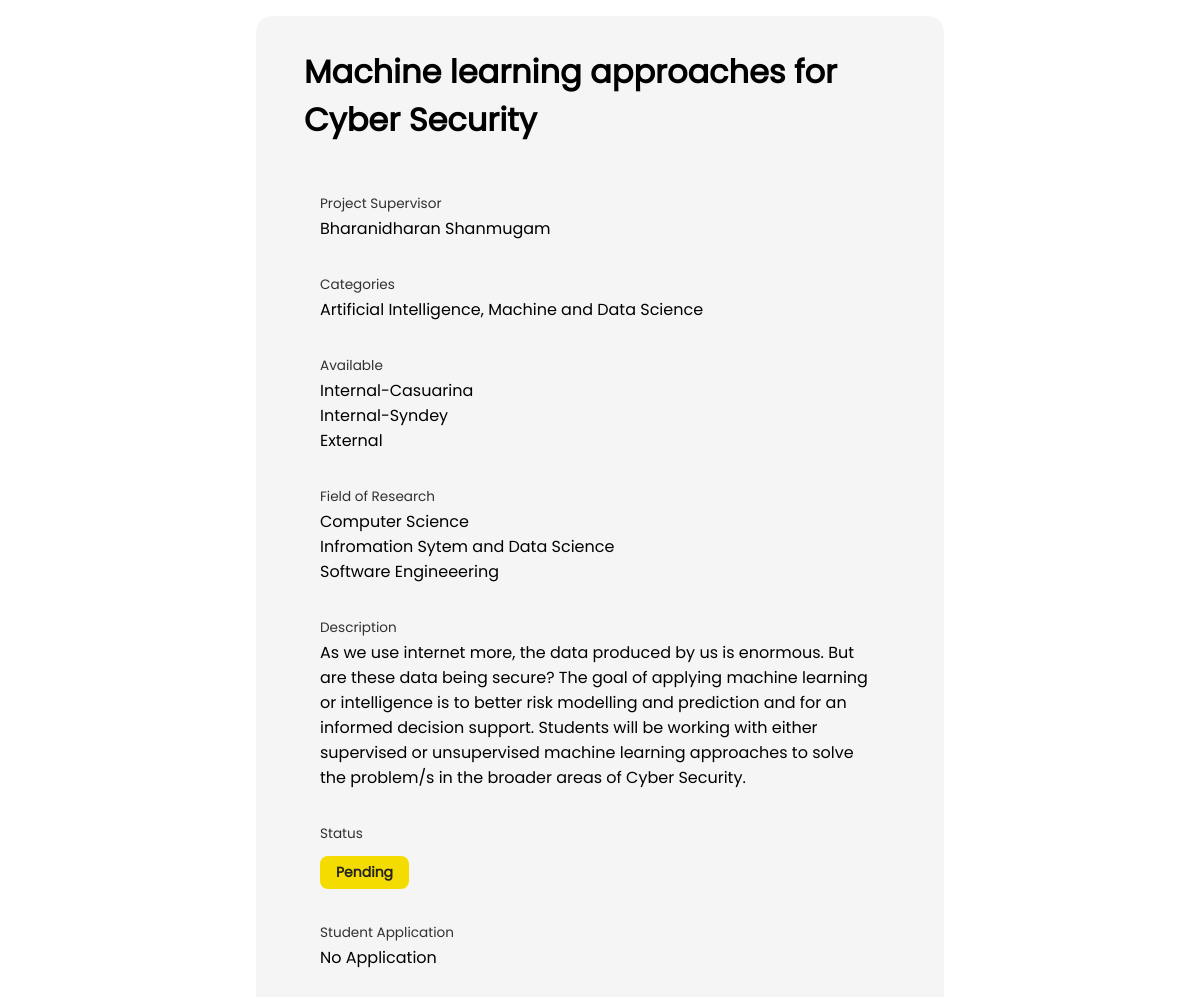
The app's page /supervisor/project/15/ (signed in) with its own data.
### core/models.py (models this page shows, shortened)
class Project(models.Model):
    topic_number = models.AutoField(primary_key=True)
    title = models.CharField(max_length=1024)
    description = models.TextField()
    supervisor = models.ForeignKey(CustomUser, on_delete=models.CASCADE)
    available_for = models.ManyToManyField(AvailableFor)
    categories = models.ManyToManyField(Category)
    fields_of_research = models.ManyToManyField(FieldResearch)
    is_approved = models.BooleanField(default=False)
    is_rejected = models.BooleanField(default=False)
    is_application_selected = models.BooleanField(default=False)

class Category(models.Model):
    title = models.CharField(max_length=255)

class AvailableFor(models.Model):
    title = models.CharField(max_length=255)

class FieldResearch(models.Model):
    title = models.CharField(max_length=255)

### core/views.py (the view, shortened to what this page needs)
# urls.py: path('<str:role>/project/<int:topic_number>/', view_single_project, name='view_single_project'),
@login_required
def view_single_project(request, role, topic_number):
    if request.user.is_supervisor or request.user.is_student or request.user.is_coordinator:
        template = loader.get_template('single_project.html')
        single_project = Project.objects.prefetch_related(
            "projectgroup_set").filter(topic_number=topic_number)[0]
        categories = [
            category.title for category in single_project.categories.all()]
        fields_of_research = [
            field.title for field in single_project.fields_of_research.all()]
        available_for = [
            available.title for available in single_project.available_for.all()]
        accepted_group = None
        if single_project.is_application_selected:
            accepted_group = single_project.projectgroup_set.filter(
                is_approved_by_supervisor=True).first()
        project = {
            'title': single_project.title,
            'description': single_project.description,
            'categories': categories,
            'fields_of_research': fields_of_research,
            'available_for': available_for,
            'is_approved': single_project.is_approved,
            'supervisor': f"{single_project.supervisor.first_name} {single_project.supervisor.last_name}",
            "get_role": request.user.get_role(),
            "id": single_project.topic_number,
            'is_rejected': single_project.is_rejected,
            'accepted_group': accepted_group,
        }
        if single_project.is_approved:
            total_application_count = len(
                ProjectGroup.objects.filter(applied_project=single_project))
            project["total_application_count"] = total_application_count
        context = {
            'project': project,
        }
        print(context)
        return HttpResponse(template.render(context=context, request=request))
    else:
        return redirect('login')

### core/models.py (called while the page is built)
    def get_role(self):
        if self.is_student:
            return "Student"
        elif self.is_coordinator:
            return "Coordinator"
        elif self.is_supervisor:
            return "Supervisor"

### core/templates/single_project.html (shortened to what this page needs)
{% extends "base.html" %}
{% load static %}
{% block stylesheet %}
    <link rel="stylesheet" href="{%static 'core/css/style.single_project.css' %}" />
{% endblock stylesheet %}
{% block body %}
    <div id="single-project">
        <h2 id="title">{{project.title}}</h2>
        <div id="supervisor" class="single-project-field">
            <div class="label">Project Supervisor</div>
            <div class="single-project-field-value">{{project.supervisor}}</div>
        </div>
        <div class="single-project-field">
            <div class="label">Categories</div>
            <div class="single-project-field-value">
                {% for category in project.categories %}
                    <span>
                        {{category}}
                    </span>
                {% endfor %}
            </div>
        </div>
        <div class="single-project-field">
            <div class="label">
                Available
            </div>
            <div class="single-project-field-value">
                {% for available in project.available_for %}
                    <span>
                        {{available}}
                    </span>
                {% endfor %}
            </div>
        </div>
        <div class="single-project-field">
            <div class="label">Field of Research</div>
            <div class="single-project-field-value">
                {% for field in project.fields_of_research %}
                    <span>
                        {{field}}
                    </span>
                {% endfor %}
            </div>
        </div>
        <div class="single-project-field">
            <div class="label" >
                Description
            </div>
            <div class="single-project-field-value">
                {{project.description}}
            </div>
        </div>
        {% if user.get_role == "Student" %}
        {% else %}
            <div class="single-project-field">
                <div class="label" >
                    Status
                </div>
                <div>
                    {% if project.is_approved  %}
                        <span class="status-badge status-approved">Approved</span>
                    {% elif project.is_rejected %}
                        <span class="status-badge status-rejected">Rejected</span>
                    {% else %}
                        <span class="status-badge status-pending">Pending</span>
                    {% endif %}
                </div>
            </div>
        {% endif %}
        {% if user.get_role == "Supervisor" %}
        <div class="single-project-field">
            <div class="label" >
                Student Application
            </div>
            <div class="single-project-field-value">
                {% if project.total_application_count > 0 %}
                    <a href="{% url 'view-applications' id=project.id %}" class="bold no-underline">
                        View Application({{project.total_application_count}})
                    </a>
                {% else %}
                    No Application
                {% endif %}
            </div>
        {% endif %}
    </div>
{% endblock body %}

### core/templates/base.html (shortened to what this page needs)
{% load static %}
<!DOCTYPE html>
<html lang="en">
  <head>
    <link rel="stylesheet" href="{%static 'core/css/style.css' %}" />
    {%block stylesheet%} {%endblock%}
  </head>
  <body>
    {% block body %}{%endblock%}
  </body>
</html>

### core/static/core/css/style.css (style rules this page uses)
* { margin: 0; padding: 0; box-sizing: border-box; }
body { font-family: 'Poppins'; }

### core/static/core/css/style.single_project.css (style rules this page uses)
body { display: flex; justify-content: center; align-items: center; }
body>div { margin: 1rem 16rem; padding: 2rem 3rem; background-color: rgb(245 245 245); border-radius: 16px; display: flex; flex-direction: column; width: 60%; }
#title { font-size: 2rem; margin-bottom: 2rem; }
.label { margin: 2px 0px; font-size: 0.85rem; color: rgb(49, 49, 49); }
.single-project-field { margin: 16px; }
.single-project-field-value { font-size: 1rem; font-weight: 500; }
.single-project-field-value>span { display: block; }
.status-badge { margin-top: 10px; display: inline-block; padding: 6px 16px; border-radius: 8px; font-size: 14px; font-weight: bold; width: auto; }
.status-pending { background-color: #f5dc00; color: #222; }

### records on screen
Project: title "Machine learning approaches for Cyber Security", description "As we use internet more, the data produced by us is enormous. But are these data being secure? The goal of applying machine learning or intelligence is to better risk modelling and prediction and for an informed decision support. Students will be working with either supervised or unsupervised machine learning approaches to solve the problem/s in the broader areas of Cyber Security."
Category: categories "Artificial Intelligence, Machine and Data Science"
AvailableFor: available_for "Internal-Casuarina"
AvailableFor: available_for "Internal-Syndey"
AvailableFor: available_for "External"
FieldResearch: fields_of_research "Computer Science"
FieldResearch: fields_of_research "Infromation Sytem and Data Science"
FieldResearch: fields_of_research "Software Engineeering"

### other values on screen
{{ project.supervisor }} "Bharanidharan Shanmugam"
